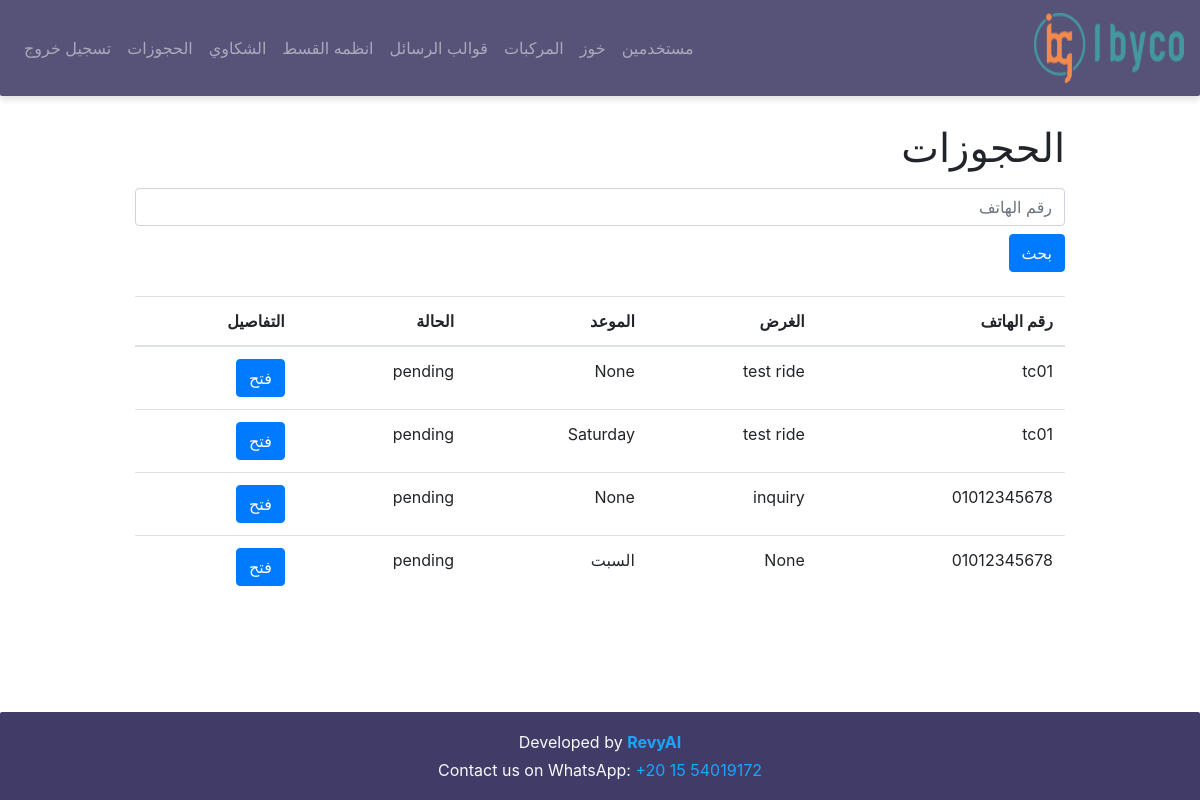
The app's page /bookings (signed in) with its own data.
### models/models.py (models this page shows)
class Booking(db.Model):
    __tablename__ = "bookings"
    id = db.Column(db.Integer, primary_key=True)
    client_id = db.Column(db.Integer, db.ForeignKey("clients.id"))
    purpose = db.Column(db.Text)
    date = db.Column(db.String(100))
    status = db.Column(db.String(50), default="pending")
    created_at = db.Column(db.DateTime, default=lambda: datetime.now(timezone.utc))

class Client(db.Model):
    __tablename__ = "clients"
    id = db.Column(db.Integer, primary_key=True)
    phone_number = db.Column(db.String(30), unique=True, nullable=False)
    chat_summary = db.Column(db.Text) # this col to keep the history
    last_user_reply = db.Column(db.Text) # the current message
    last_bot_reply = db.Column(db.Text) # this col to enhance the context
    last_bot_reply_type = db.Column(db.String(50)) # this col to classify the message is followup or retarget or normal reply
    last_user_message_at = db.Column(db.DateTime) # this col to detect the users dosent reply
    last_bot_message_at = db.Column(db.DateTime) # this col to avoid spamming
    info = db.Column(db.Text) # this col for info about products the client bought (it will be fill by human )
    has_purchased = db.Column(db.Boolean, default=False) # this col to know the client bought or not (it will be fill by human )
    purchase_date = db.Column(db.DateTime) # this col we use in followup schadualing
    is_active = db.Column(db.Boolean, default=True) # this col help with users dont need to send any message
    created_at = db.Column(db.DateTime, default=lambda: datetime.now(timezone.utc)) # this col will help us on analysis
    followups = db.relationship("FollowUp", backref="client", lazy=True)
    complaints = db.relationship("Complaint", backref="client", lazy=True)
    Bookings = db.relationship("Booking", backref="client", lazy=True)

### app.py (the view)
@app.route("/bookings", methods=["GET", "POST"])
@login_required
def bookings():
    phone = None
    if request.method == "POST":
        phone = request.form.get("phone")
    bookings = BookingServices.get_bookings_by_phone(phone)
    return render_template(
        "bookings.html",
        bookings=bookings,
        phone=phone
    )

### app.py (called while the page is built)
@login_manager.user_loader
def load_user(user_id):
    return Users.query.get(int(user_id))

### dashboard_services/booking_services.py (called while the page is built)
    @staticmethod
    def get_bookings_by_phone(phone=None):
        query = Booking.query.join(Client)
        if phone:
            query = query.filter(Client.phone_number.ilike(f"%{phone}%"))
        else:
            query = query.filter(
                Booking.status.notin_(["completed", "canceled"])
            )
        return query.all()

### templates/bookings.html (shortened to what this page needs)
{% extends 'base.html' %}
{% block content %}
<h1 class="mt-4">الحجوزات</h1>
<form method="post" class="mt-3 mb-3">
<input
class="form-control"
type="text"
name="phone"
placeholder="رقم الهاتف"
value="{{ phone if phone }}"
>
<button class="btn btn-primary mt-2">
بحث
</button>
</form>
<table class="table mt-4">
<thead>
<tr>
<th>رقم الهاتف</th>
<th>الغرض</th>
<th>الموعد</th>
<th>الحالة</th>
<th>التفاصيل</th>
</tr>
</thead>
<tbody>
{% for booking in bookings %}
<tr>
<td>{{ booking.client.phone_number }}</td>
<td>{{ booking.purpose }}</td>
<td>{{ booking.date }}</td>
<td>{{ booking.status }}</td>
<td>
<a
class="btn btn-primary"
href="{{ url_for('booking_details', booking_id=booking.id) }}"
>
فتح
</a>
</td>
</tr>
{% endfor %}
</tbody>
</table>
{% endblock %}

### templates/base.html (style rules this page uses)
html, body { height: 100%; margin: 0; display: flex; flex-direction: column; }

### records on screen
Booking: client.phone_number "tc01", purpose "test ride", date "None", status "pending"
Booking: client.phone_number "tc01", purpose "test ride", date "Saturday", status "pending"
Booking: client.phone_number "01012345678", purpose "inquiry", date "None", status "pending"
Booking: client.phone_number "01012345678", purpose "None", date "السبت", status "pending"
